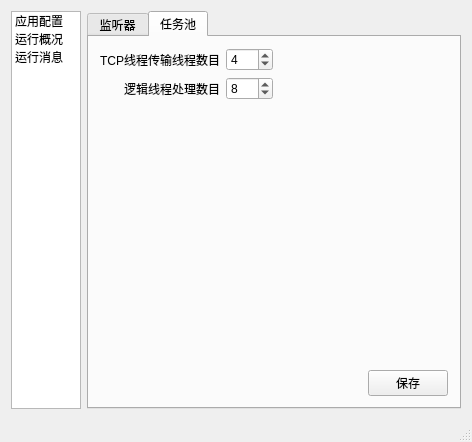
<?xml version="1.0" encoding="UTF-8"?>
<ui version="4.0">
 <class>MainWindow</class>
 <widget class="QMainWindow" name="MainWindow">
  <property name="geometry">
   <rect>
    <x>0</x>
    <y>0</y>
    <width>472</width>
    <height>442</height>
   </rect>
  </property>
  <property name="windowTitle">
   <string>MainWindow</string>
  </property>
  <widget class="QWidget" name="centralWidget">
   <layout class="QHBoxLayout" name="horizontalLayout">
    <item>
     <widget class="QListWidget" name="listWidget">
      <property name="maximumSize">
       <size>
        <width>100</width>
        <height>16777215</height>
       </size>
      </property>
      <property name="flow">
       <enum>QListView::TopToBottom</enum>
      </property>
      <property name="isWrapping" stdset="0">
       <bool>false</bool>
      </property>
      <item>
       <property name="text">
        <string>应用配置</string>
       </property>
      </item>
      <item>
       <property name="text">
        <string>运行概况</string>
       </property>
      </item>
      <item>
       <property name="text">
        <string>运行消息</string>
       </property>
      </item>
     </widget>
    </item>
    <item>
     <widget class="QStackedWidget" name="stackedWidget">
      <property name="currentIndex">
       <number>0</number>
      </property>
      <widget class="QWidget" name="page">
       <layout class="QVBoxLayout" name="verticalLayout">
        <property name="leftMargin">
         <number>0</number>
        </property>
        <property name="topMargin">
         <number>0</number>
        </property>
        <property name="rightMargin">
         <number>0</number>
        </property>
        <property name="bottomMargin">
         <number>0</number>
        </property>
        <item>
         <widget class="QTabWidget" name="tabWidget">
          <property name="currentIndex">
           <number>1</number>
          </property>
          <widget class="QWidget" name="tablisten">
           <attribute name="title">
            <string>监听器</string>
           </attribute>
           <layout class="QVBoxLayout" name="verticalLayout_2">
            <item>
             <widget class="QTableView" name="listenTableView">
              <property name="horizontalScrollBarPolicy">
               <enum>Qt::ScrollBarAlwaysOff</enum>
              </property>
              <property name="autoScroll">
               <bool>true</bool>
              </property>
              <attribute name="horizontalHeaderStretchLastSection">
               <bool>true</bool>
              </attribute>
             </widget>
            </item>
            <item>
             <layout class="QGridLayout" name="gridLayout">
              <item row="0" column="0">
               <widget class="QLabel" name="label">
                <property name="text">
                 <string>名称</string>
                </property>
               </widget>
              </item>
              <item row="0" column="1">
               <widget class="QLineEdit" name="lineEdit">
                <property name="text">
                 <string>listen1</string>
                </property>
               </widget>
              </item>
              <item row="1" column="0">
               <widget class="QLabel" name="label_2">
                <property name="text">
                 <string>地址</string>
                </property>
               </widget>
              </item>
              <item row="1" column="1">
               <widget class="QLineEdit" name="lineEdit_2">
                <property name="text">
                 <string>127.0.0.1</string>
                </property>
               </widget>
              </item>
              <item row="2" column="0">
               <widget class="QLabel" name="label_3">
                <property name="text">
                 <string>端口</string>
                </property>
               </widget>
              </item>
              <item row="2" column="1">
               <widget class="QLineEdit" name="lineEdit_3">
                <property name="text">
                 <string>8606</string>
                </property>
               </widget>
              </item>
             </layout>
            </item>
            <item>
             <layout class="QHBoxLayout" name="horizontalLayout_2">
              <item>
               <spacer name="horizontalSpacer">
                <property name="orientation">
                 <enum>Qt::Horizontal</enum>
                </property>
                <property name="sizeHint" stdset="0">
                 <size>
                  <width>40</width>
                  <height>20</height>
                 </size>
                </property>
               </spacer>
              </item>
              <item>
               <widget class="QPushButton" name="listenAdd">
                <property name="text">
                 <string>增加</string>
                </property>
               </widget>
              </item>
              <item>
               <widget class="QPushButton" name="modify">
                <property name="text">
                 <string>修改</string>
                </property>
               </widget>
              </item>
              <item>
               <widget class="QPushButton" name="listenDel">
                <property name="text">
                 <string>删除</string>
                </property>
               </widget>
              </item>
              <item>
               <widget class="QPushButton" name="listenSave">
                <property name="text">
                 <string>保存</string>
                </property>
               </widget>
              </item>
             </layout>
            </item>
           </layout>
          </widget>
          <widget class="QWidget" name="tab_2">
           <attribute name="title">
            <string>任务池</string>
           </attribute>
           <layout class="QVBoxLayout" name="verticalLayout_3">
            <item>
             <layout class="QHBoxLayout" name="horizontalLayout_4">
              <item>
               <layout class="QGridLayout" name="gridLayout_2">
                <item row="0" column="0">
                 <widget class="QLabel" name="label_4">
                  <property name="text">
                   <string>TCP线程传输线程数目</string>
                  </property>
                  <property name="alignment">
                   <set>Qt::AlignRight|Qt::AlignTrailing|Qt::AlignVCenter</set>
                  </property>
                 </widget>
                </item>
                <item row="0" column="1">
                 <widget class="QSpinBox" name="spinBox">
                  <property name="maximum">
                   <number>256</number>
                  </property>
                  <property name="singleStep">
                   <number>1</number>
                  </property>
                  <property name="value">
                   <number>4</number>
                  </property>
                 </widget>
                </item>
                <item row="1" column="0">
                 <widget class="QLabel" name="label_5">
                  <property name="text">
                   <string>逻辑线程处理数目</string>
                  </property>
                  <property name="alignment">
                   <set>Qt::AlignRight|Qt::AlignTrailing|Qt::AlignVCenter</set>
                  </property>
                 </widget>
                </item>
                <item row="1" column="1">
                 <widget class="QSpinBox" name="spinBox_2">
                  <property name="maximum">
                   <number>256</number>
                  </property>
                  <property name="value">
                   <number>8</number>
                  </property>
                 </widget>
                </item>
               </layout>
              </item>
              <item>
               <spacer name="horizontalSpacer_3">
                <property name="orientation">
                 <enum>Qt::Horizontal</enum>
                </property>
                <property name="sizeHint" stdset="0">
                 <size>
                  <width>40</width>
                  <height>20</height>
                 </size>
                </property>
               </spacer>
              </item>
             </layout>
            </item>
            <item>
             <spacer name="verticalSpacer">
              <property name="orientation">
               <enum>Qt::Vertical</enum>
              </property>
              <property name="sizeHint" stdset="0">
               <size>
                <width>20</width>
                <height>248</height>
               </size>
              </property>
             </spacer>
            </item>
            <item>
             <layout class="QHBoxLayout" name="horizontalLayout_3">
              <item>
               <spacer name="horizontalSpacer_2">
                <property name="orientation">
                 <enum>Qt::Horizontal</enum>
                </property>
                <property name="sizeHint" stdset="0">
                 <size>
                  <width>40</width>
                  <height>20</height>
                 </size>
                </property>
               </spacer>
              </item>
              <item>
               <widget class="QPushButton" name="taskSave">
                <property name="text">
                 <string>保存</string>
                </property>
               </widget>
              </item>
             </layout>
            </item>
           </layout>
          </widget>
         </widget>
        </item>
       </layout>
      </widget>
      <widget class="QWidget" name="page_2">
       <layout class="QVBoxLayout" name="verticalLayout_4">
        <property name="leftMargin">
         <number>0</number>
        </property>
        <property name="topMargin">
         <number>0</number>
        </property>
        <property name="rightMargin">
         <number>0</number>
        </property>
        <property name="bottomMargin">
         <number>0</number>
        </property>
        <item>
         <widget class="QPlainTextEdit" name="plainTextEdit"/>
        </item>
       </layout>
      </widget>
      <widget class="QWidget" name="page_3">
       <layout class="QVBoxLayout" name="verticalLayout_5">
        <property name="spacing">
         <number>0</number>
        </property>
        <property name="leftMargin">
         <number>0</number>
        </property>
        <property name="topMargin">
         <number>0</number>
        </property>
        <property name="rightMargin">
         <number>0</number>
        </property>
        <property name="bottomMargin">
         <number>0</number>
        </property>
        <item>
         <widget class="QTabWidget" name="tabWidget_2">
          <property name="currentIndex">
           <number>1</number>
          </property>
          <widget class="QWidget" name="tab">
           <attribute name="title">
            <string>客户端</string>
           </attribute>
           <layout class="QVBoxLayout" name="verticalLayout_6">
            <property name="leftMargin">
             <number>0</number>
            </property>
            <property name="topMargin">
             <number>0</number>
            </property>
            <property name="rightMargin">
             <number>0</number>
            </property>
            <property name="bottomMargin">
             <number>0</number>
            </property>
            <item>
             <widget class="QListWidget" name="listWidget_2"/>
            </item>
           </layout>
          </widget>
          <widget class="QWidget" name="tab_3">
           <attribute name="title">
            <string>集群</string>
           </attribute>
           <layout class="QVBoxLayout" name="verticalLayout_7">
            <property name="leftMargin">
             <number>0</number>
            </property>
            <property name="topMargin">
             <number>0</number>
            </property>
            <property name="rightMargin">
             <number>0</number>
            </property>
            <property name="bottomMargin">
             <number>0</number>
            </property>
            <item>
             <widget class="QListWidget" name="listWidget_3"/>
            </item>
           </layout>
          </widget>
         </widget>
        </item>
       </layout>
      </widget>
     </widget>
    </item>
   </layout>
  </widget>
  <widget class="QMenuBar" name="menuBar">
   <property name="geometry">
    <rect>
     <x>0</x>
     <y>0</y>
     <width>472</width>
     <height>23</height>
    </rect>
   </property>
  </widget>
  <widget class="QStatusBar" name="statusBar"/>
 </widget>
 <layoutdefault spacing="6" margin="11"/>
 <resources/>
 <connections>
  <connection>
   <sender>listWidget</sender>
   <signal>currentRowChanged(int)</signal>
   <receiver>stackedWidget</receiver>
   <slot>setCurrentIndex(int)</slot>
   <hints>
    <hint type="sourcelabel">
     <x>104</x>
     <y>156</y>
    </hint>
    <hint type="destinationlabel">
     <x>122</x>
     <y>156</y>
    </hint>
   </hints>
  </connection>
 </connections>
</ui>
